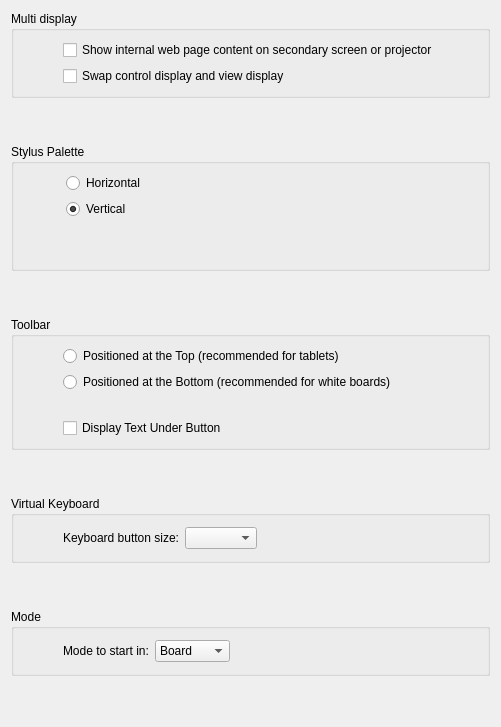
     <widget class="QWidget" name="displayTab">
      <attribute name="title">
       <string>Display</string>
      </attribute>
      <layout class="QGridLayout" name="gridLayout_3">
       <item row="3" column="0">
        <spacer name="toolbarSpacer">
         <property name="orientation">
          <enum>Qt::Vertical</enum>
         </property>
         <property name="sizeHint" stdset="0">
          <size>
           <width>20</width>
           <height>40</height>
          </size>
         </property>
        </spacer>
       </item>
       <item row="9" column="0">
        <spacer name="keyboardSpacer">
         <property name="orientation">
          <enum>Qt::Vertical</enum>
         </property>
         <property name="sizeType">
          <enum>QSizePolicy::Expanding</enum>
         </property>
         <property name="sizeHint" stdset="0">
          <size>
           <width>20</width>
           <height>40</height>
          </size>
         </property>
        </spacer>
       </item>
       <item row="2" column="0">
        <widget class="QGroupBox" name="multiDisplayGroupBox">
         <property name="title">
          <string>Multi display</string>
         </property>
         <layout class="QGridLayout" name="gridLayout_2">
          <item row="0" column="1">
           <widget class="QCheckBox" name="displayBrowserPageCheckBox">
            <property name="text">
             <string>Show internal web page content on secondary screen or projector</string>
            </property>
           </widget>
          </item>
          <item row="0" column="0">
           <spacer name="mirroringLSpacer">
            <property name="orientation">
             <enum>Qt::Horizontal</enum>
            </property>
            <property name="sizeType">
             <enum>QSizePolicy::Preferred</enum>
            </property>
            <property name="sizeHint" stdset="0">
             <size>
              <width>40</width>
              <height>20</height>
             </size>
            </property>
           </spacer>
          </item>
          <item row="0" column="2">
           <spacer name="mirroringRSpacer">
            <property name="orientation">
             <enum>Qt::Horizontal</enum>
            </property>
            <property name="sizeHint" stdset="0">
             <size>
              <width>40</width>
              <height>20</height>
             </size>
            </property>
           </spacer>
          </item>
          <item row="1" column="1">
           <widget class="QCheckBox" name="swapControlAndDisplayScreensCheckBox">
            <property name="text">
             <string>Swap control display and view display</string>
            </property>
           </widget>
          </item>
         </layout>
        </widget>
       </item>
       <item row="12" column="0">
        <spacer name="modeSpacer">
         <property name="orientation">
          <enum>Qt::Vertical</enum>
         </property>
         <property name="sizeHint" stdset="0">
          <size>
           <width>20</width>
           <height>40</height>
          </size>
         </property>
        </spacer>
       </item>
       <item row="8" column="0">
        <widget class="QGroupBox" name="toolbarGroupBox">
         <property name="sizePolicy">
          <sizepolicy hsizetype="MinimumExpanding" vsizetype="Expanding">
           <horstretch>0</horstretch>
           <verstretch>0</verstretch>
          </sizepolicy>
         </property>
         <property name="title">
          <string>Toolbar</string>
         </property>
         <layout class="QGridLayout" name="gridLayout_9">
          <item row="0" column="1">
           <layout class="QGridLayout" name="gridLayout_10">
            <item row="0" column="0">
             <widget class="QRadioButton" name="toolbarAtTopRadioButton">
              <property name="text">
               <string>Positioned at the Top (recommended for tablets)</string>
              </property>
             </widget>
            </item>
            <item row="1" column="0">
             <widget class="QRadioButton" name="toolbarAtBottomRadioButton">
              <property name="text">
               <string>Positioned at the Bottom (recommended for white boards)</string>
              </property>
             </widget>
            </item>
            <item row="2" column="0">
             <spacer name="verticalSpacer">
              <property name="orientation">
               <enum>Qt::Vertical</enum>
              </property>
              <property name="sizeType">
               <enum>QSizePolicy::Fixed</enum>
              </property>
              <property name="sizeHint" stdset="0">
               <size>
                <width>20</width>
                <height>20</height>
               </size>
              </property>
             </spacer>
            </item>
           </layout>
          </item>
          <item row="0" column="0">
           <spacer name="toolbarLSpacer">
            <property name="orientation">
             <enum>Qt::Horizontal</enum>
            </property>
            <property name="sizeType">
             <enum>QSizePolicy::Preferred</enum>
            </property>
            <property name="sizeHint" stdset="0">
             <size>
              <width>40</width>
              <height>20</height>
             </size>
            </property>
           </spacer>
          </item>
          <item row="0" column="2">
           <spacer name="toolbarRSpacer">
            <property name="orientation">
             <enum>Qt::Horizontal</enum>
            </property>
            <property name="sizeType">
             <enum>QSizePolicy::Expanding</enum>
            </property>
            <property name="sizeHint" stdset="0">
             <size>
              <width>40</width>
              <height>20</height>
             </size>
            </property>
           </spacer>
          </item>
          <item row="1" column="1">
           <widget class="QCheckBox" name="toolbarDisplayTextCheckBox">
            <property name="text">
             <string>Display Text Under Button</string>
            </property>
           </widget>
          </item>
         </layout>
        </widget>
       </item>
       <item row="7" column="0">
        <spacer name="verticalSpacer_3">
         <property name="orientation">
          <enum>Qt::Vertical</enum>
         </property>
         <property name="sizeHint" stdset="0">
          <size>
           <width>20</width>
           <height>40</height>
          </size>
         </property>
        </spacer>
       </item>
       <item row="4" column="0" rowspan="2">
        <widget class="QGroupBox" name="stylusPaletteGroupBox">
         <property name="minimumSize">
          <size>
           <width>0</width>
           <height>0</height>
          </size>
         </property>
         <property name="title">
          <string>Stylus Palette</string>
         </property>
         <layout class="QGridLayout" name="gridLayout_14">
          <property name="leftMargin">
           <number>12</number>
          </property>
          <item row="0" column="1">
           <layout class="QGridLayout" name="gridLayout_5">
            <property name="sizeConstraint">
             <enum>QLayout::SetDefaultConstraint</enum>
            </property>
            <item row="0" column="0">
             <widget class="QRadioButton" name="horizontalChoice">
              <property name="sizePolicy">
               <sizepolicy hsizetype="Minimum" vsizetype="Fixed">
                <horstretch>1</horstretch>
                <verstretch>0</verstretch>
               </sizepolicy>
              </property>
              <property name="minimumSize">
               <size>
                <width>0</width>
                <height>0</height>
               </size>
              </property>
              <property name="text">
               <string>Horizontal</string>
              </property>
              <property name="checked">
               <bool>false</bool>
              </property>
             </widget>
            </item>
            <item row="1" column="0">
             <widget class="QRadioButton" name="verticalChoice">
              <property name="text">
               <string>Vertical</string>
              </property>
              <property name="checked">
               <bool>true</bool>
              </property>
             </widget>
            </item>
            <item row="2" column="0">
             <spacer name="verticalSpacer_5">
              <property name="orientation">
               <enum>Qt::Vertical</enum>
              </property>
              <property name="sizeHint" stdset="0">
               <size>
                <width>20</width>
                <height>40</height>
               </size>
              </property>
             </spacer>
            </item>
           </layout>
          </item>
          <item row="0" column="2">
           <spacer name="horizontalSpacer_3">
            <property name="orientation">
             <enum>Qt::Horizontal</enum>
            </property>
            <property name="sizeType">
             <enum>QSizePolicy::Preferred</enum>
            </property>
            <property name="sizeHint" stdset="0">
             <size>
              <width>40</width>
              <height>20</height>
             </size>
            </property>
           </spacer>
          </item>
          <item row="0" column="0">
           <spacer name="horizontalSpacer_4">
            <property name="orientation">
             <enum>Qt::Horizontal</enum>
            </property>
            <property name="sizeType">
             <enum>QSizePolicy::Preferred</enum>
            </property>
            <property name="sizeHint" stdset="0">
             <size>
              <width>40</width>
              <height>20</height>
             </size>
            </property>
           </spacer>
          </item>
         </layout>
        </widget>
       </item>
       <item row="10" column="0">
        <widget class="QGroupBox" name="keyboardGroupBox">
         <property name="sizePolicy">
          <sizepolicy hsizetype="MinimumExpanding" vsizetype="Expanding">
           <horstretch>0</horstretch>
           <verstretch>0</verstretch>
          </sizepolicy>
         </property>
         <property name="title">
          <string>Virtual Keyboard</string>
         </property>
         <layout class="QGridLayout" name="gridLayout_13">
          <item row="0" column="0">
           <spacer name="horizontalSpacer">
            <property name="orientation">
             <enum>Qt::Horizontal</enum>
            </property>
            <property name="sizeType">
             <enum>QSizePolicy::Preferred</enum>
            </property>
            <property name="sizeHint" stdset="0">
             <size>
              <width>40</width>
              <height>20</height>
             </size>
            </property>
           </spacer>
          </item>
          <item row="0" column="1" rowspan="2">
           <layout class="QGridLayout" name="gridLayout_11">
            <item row="0" column="0">
             <widget class="QLabel" name="label_2">
              <property name="text">
               <string>Keyboard button size:</string>
              </property>
             </widget>
            </item>
            <item row="0" column="1">
             <widget class="QComboBox" name="keyboardPaletteKeyButtonSize"/>
            </item>
            <item row="0" column="2">
             <spacer name="horizontalSpacer_2">
              <property name="orientation">
               <enum>Qt::Horizontal</enum>
              </property>
              <property name="sizeHint" stdset="0">
               <size>
                <width>40</width>
                <height>20</height>
               </size>
              </property>
             </spacer>
            </item>
           </layout>
          </item>
         </layout>
        </widget>
       </item>
       <item row="13" column="0">
        <widget class="QGroupBox" name="modeGroupBox">
         <property name="sizePolicy">
          <sizepolicy hsizetype="MinimumExpanding" vsizetype="Expanding">
           <horstretch>0</horstretch>
           <verstretch>0</verstretch>
          </sizepolicy>
         </property>
         <property name="title">
          <string>Mode</string>
         </property>
         <layout class="QGridLayout" name="gridLayout_15">
          <item row="0" column="0">
           <spacer name="horizontalSpacer_5">
            <property name="orientation">
             <enum>Qt::Horizontal</enum>
            </property>
            <property name="sizeType">
             <enum>QSizePolicy::Preferred</enum>
            </property>
            <property name="sizeHint" stdset="0">
             <size>
              <width>40</width>
              <height>20</height>
             </size>
            </property>
           </spacer>
          </item>
          <item row="0" column="1" rowspan="2">
           <layout class="QGridLayout" name="gridLayout_16">
            <item row="0" column="0">
             <widget class="QLabel" name="modeLabel">
              <property name="text">
               <string>Mode to start in:</string>
              </property>
             </widget>
            </item>
            <item row="0" column="1">
             <widget class="QComboBox" name="startModeComboBox">
              <item>
               <property name="text">
                <string>Board</string>
               </property>
              </item>
              <item>
               <property name="text">
                <string>Desktop</string>
               </property>
              </item>
             </widget>
            </item>
            <item row="0" column="2">
             <spacer name="horizontalSpacer_6">
              <property name="orientation">
               <enum>Qt::Horizontal</enum>
              </property>
              <property name="sizeHint" stdset="0">
               <size>
                <width>40</width>
                <height>20</height>
               </size>
              </property>
             </spacer>
            </item>
           </layout>
          </item>
         </layout>
        </widget>
       </item>
       <item row="14" column="0">
        <spacer name="verticalSpacer_7">
         <property name="orientation">
          <enum>Qt::Vertical</enum>
         </property>
         <property name="sizeHint" stdset="0">
          <size>
           <width>20</width>
           <height>40</height>
          </size>
         </property>
        </spacer>
       </item>
      </layout>
     </widget>
